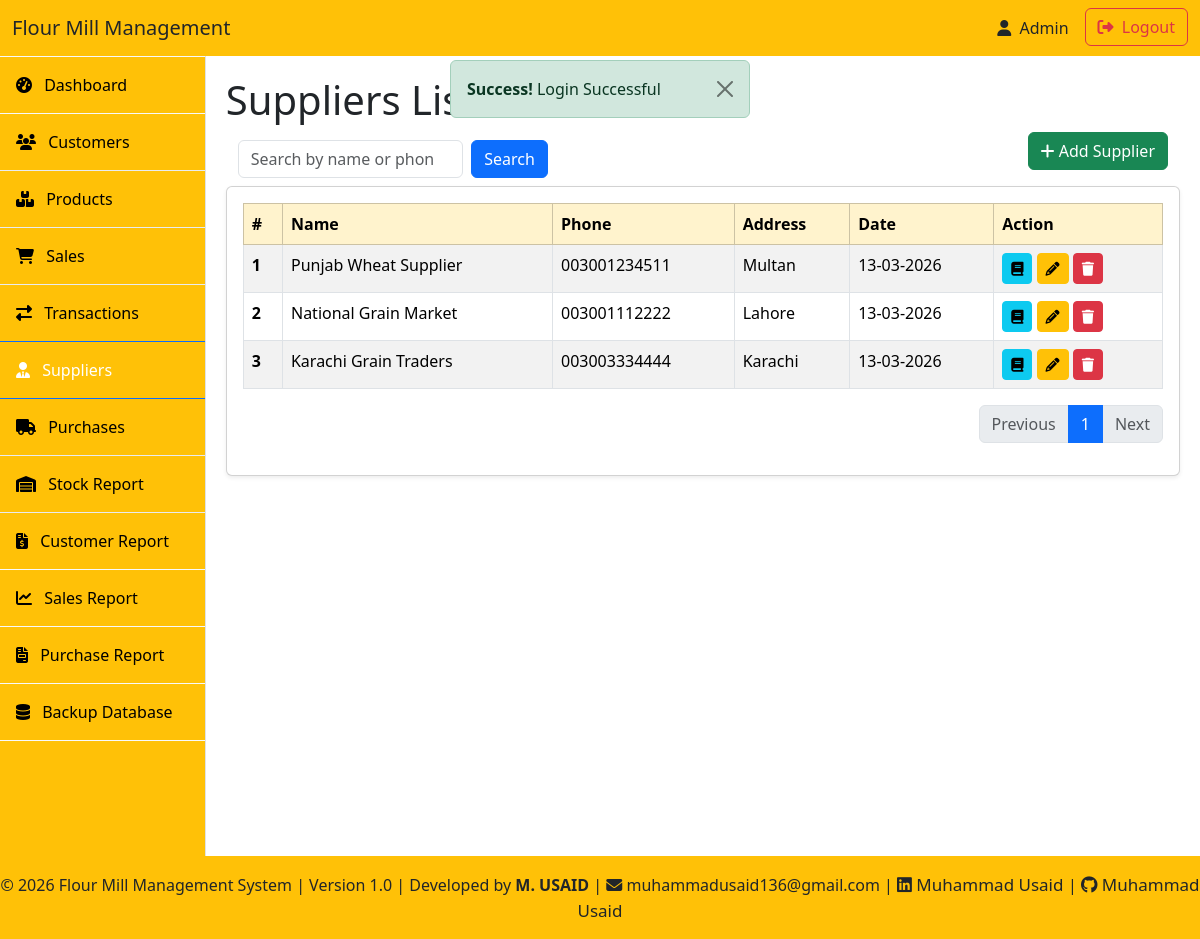
The app's page /suppliers/suppliers_list.php (signed in) with its own data.
### tables this page shows
CREATE TABLE `suppliers` (
  `id` int(11) NOT NULL AUTO_INCREMENT,
  `name` varchar(255) NOT NULL,
  `phone` varchar(15) DEFAULT NULL,
  `address` text DEFAULT NULL,
  `created_at` timestamp NOT NULL DEFAULT current_timestamp(),
  PRIMARY KEY (`id`),
  UNIQUE KEY `name` (`name`)
);

### includes/functions.php (called while the page is built, shortened)
<?php
function e(string $value): string
{
    return htmlspecialchars($value ?? '', ENT_QUOTES | ENT_SUBSTITUTE, 'UTF-8');
}

### suppliers/suppliers_list.php (the view, shortened to what this page needs)
<?php
include "../includes/init.php";
include "../layout/header.php";
$search = isset($_GET['search']) ? $_GET['search'] : '';
$limit = 5;
$page = isset($_GET['page']) ? (int) $_GET['page'] : 1;
$offset = ($page - 1) * $limit;
$stmt = mysqli_prepare($conn, "
SELECT * FROM suppliers
    WHERE name LIKE ?
    OR phone LIKE ?
    ORDER BY created_at DESC
    LIMIT ? OFFSET ?
");
$searchParam = "%$search%";
mysqli_stmt_bind_param($stmt, "siii", $searchParam, $searchParam, $limit, $offset);
mysqli_stmt_execute($stmt);
$result = mysqli_stmt_get_result($stmt);
$stmt2 = mysqli_prepare($conn, "
SELECT COUNT(*) FROM suppliers
    WHERE name LIKE ?
    OR phone LIKE ?
");
mysqli_stmt_bind_param($stmt2, "ss", $searchParam, $searchParam);
mysqli_stmt_execute($stmt2);
mysqli_stmt_bind_result($stmt2, $total_suppliers);
$total_suppliers_pages = ceil($total_suppliers / $limit);
?>
<h1>Suppliers List</h1>
<div class="container-fluid">
    <div class="d-flex justify-content-between align-items-center">
        <form method="get" class="d-flex col-md-4">
            <input class="form-control me-2" name="search" type="search" placeholder="Search by name or phone" value="<?= e($search); ?>" aria-label="Search">
            <button class="btn btn-primary" type="submit">Search</button>
        </form>
        <a href="supplier_add.php" class="btn btn-success mb-3 btn-md">
            <i class="fa fa-add"></i> Add Supplier
        </a>
    </div>
</div>
<div class="card shadow-sm">
    <div class="card-body">
        <div class="table-responsive">
            <table class="table table-bordered table-striped">
                <thead class="table-warning">
                    <tr>
                        <th scope="col">#</th>
                        <th scope="col">Name</th>
                        <th scope="col">Phone</th>
                        <th scope="col">Address</th>
                        <th scope="col">Date</th>
                        <th scope="col">Action</th>
                    </tr>
                </thead>
                <tbody>
                    <?php $counter = 1; ?>
                    <?php while ($row = mysqli_fetch_assoc($result)): ?>
                        <tr>
                            <th scope="row"><?= $counter; ?></th>
                            <td><?= $row['name']; ?></td>
                            <td>0<?= $row['phone']; ?></td>
                            <td><?= $row['address']; ?></td>
                            <td><?= date("d-m-Y", strtotime($row['created_at'])); ?></td>
                            <td>
                                <a href="supplier_ledger.php?supplier_id=<?= $row['id']; ?>"
                                    class="btn btn-sm btn-info">
                                    <i class="fa fa-book"></i>
                                </a>
                                <a href="supplier_edit.php?id=<?= $row['id']; ?>"
                                    class="btn btn-warning btn-sm">
                                    <i class="fa fa-pencil"></i>
                                </a>
                                <a href="supplier_delete.php?id=<?= $row['id']; ?>"
                                    class="btn btn-danger btn-sm"
                                    onclick="return confirm('Are you sure you want to delete this supplier?')">
                                    <i class="fa fa-trash"></i>
                                </a>
                            </td>
                        </tr>
                        <?php $counter++; ?>
                    <?php endwhile; ?>
                </tbody>
            </table>
            <nav aria-label="Page navigation">
                <ul class="pagination justify-content-end mt-2">
                    <li class="page-item <?php if ($page <= 1) echo 'disabled'; ?>">
                        <a class="page-link" href="<?php if ($page <= 1) echo '#';
                                                    else echo '?search=' . urlencode($search) . '&page=' . ($page - 1); ?>">Previous</a>
                    </li>
                    <?php for ($i = 1; $i <= $total_suppliers_pages; $i++): ?>
                        <li class="page-item <?php if ($page == $i) echo 'active'; ?>">
                            <a class="page-link" href="?search=<?= urlencode($search) ?>&page=<?= $i; ?>"><?= $i; ?></a>
                        </li>
                    <?php endfor; ?>
                    <li class="page-item <?php if ($page >= $total_suppliers_pages) echo 'disabled'; ?>">
                        <a class="page-link" href="<?php if ($page >= $total_suppliers_pages) echo '#';
                                                    else echo '?search=' . urlencode($search) . '&page=' . ($page + 1); ?>">Next</a>
                    </li>
                </ul>
            </nav>
        </div>
    </div>
</div>
<?php include "../layout/footer.php";
?>

### layout/header.php (style rules this page uses)
body { overflow-x: hidden; }

### records on screen
suppliers: name "Punjab Wheat Supplier", phone "03001234511", address "Multan", created_at "13-03-2026"
suppliers: name "National Grain Market", phone "03001112222", address "Lahore", created_at "13-03-2026"
suppliers: name "Karachi Grain Traders", phone "03003334444", address "Karachi", created_at "13-03-2026"

### other values on screen
$msg "Login Successful"
